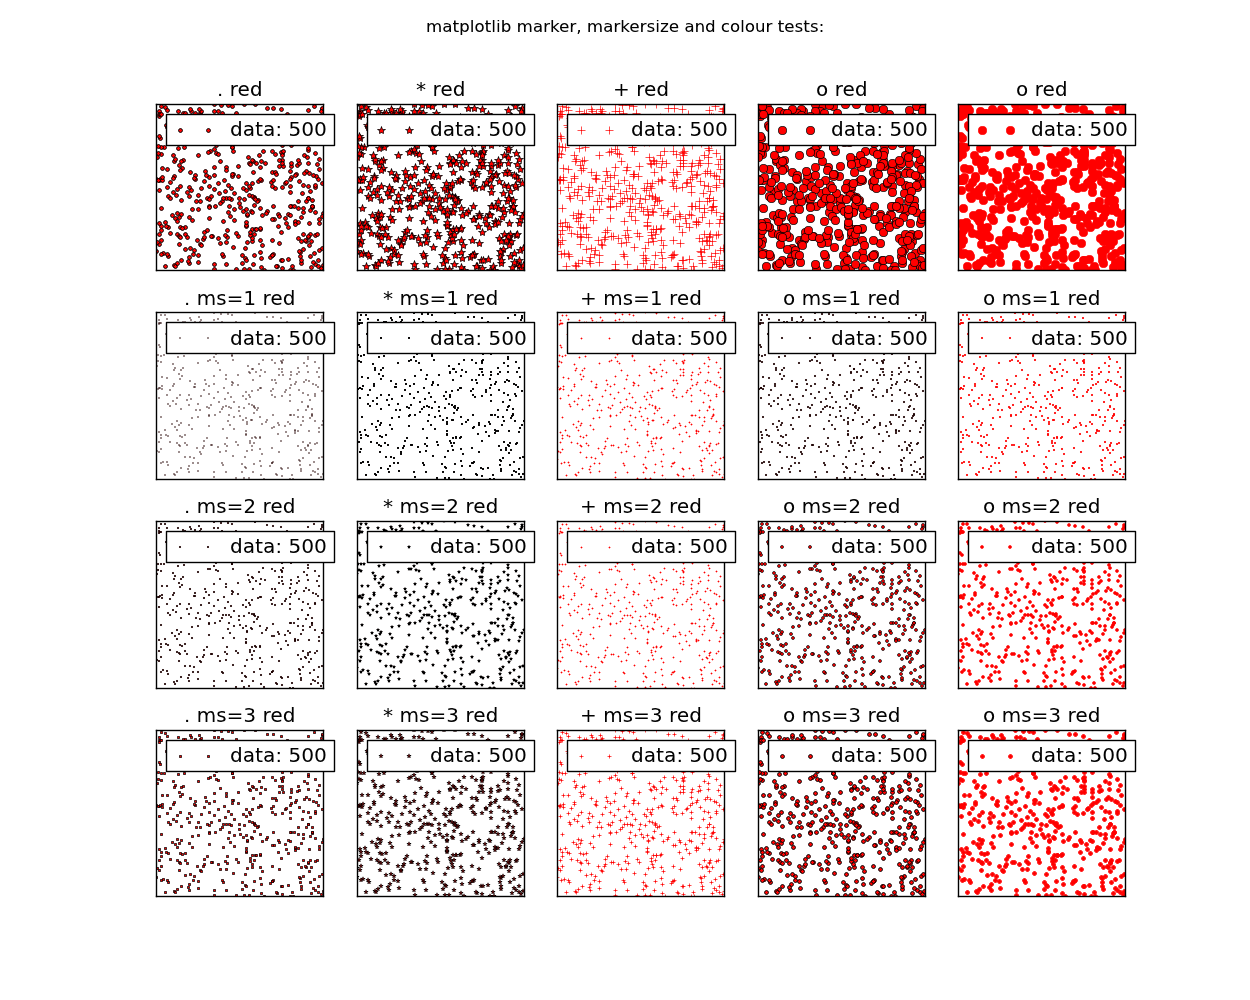

Write Python code to recreate this figure.
"""

Test program to show some Matplotlib marker oddities or features

The plot function has a feature that it defaults to
have a black marker edge. This can be modified using 
the parameter markeredgecolor. e.g.


"""

# use native matplotlib or matplotlib.pyplot
#import matplotlib as plt
import matplotlib.pyplot as plt

import numpy as np

print 'Numpy version: ', np.__version__
#print plt.__version__

plt.figure(num=None, figsize=(12.5, 10.0))

n=500
np.random.seed(1)
xdata=np.random.uniform(0.0, 1.0, n)
np.random.seed(2)
ydata=np.random.uniform(0.0, 1.0, n)

#plt.xlabel('X')
#plt.ylabel('Y')


nxplot=4
nyplot=5
aspect=1.0

#plt.subplots_adjust(wspace=0.15, hspace=0.15)

markers=['.','*','+','o']

iplot=0
for iy in range (1, 5):
  for ix in range (1, 6):
    iplot += 1  
    #print iplot, ix, iy

    plt.subplot(nxplot,nyplot,iplot, aspect=aspect,
     xticks=[], yticks=[])

    color='red'

    # cycle through the markers; where ix=5, change the markeredgecolor
    if ix < 5: marker=markers[ix-1]
    if ix == 5: marker=markers[3]

    # default markersize at iy=0 
    if iy > 1: ms=iy-1

    if iy == 1: plt.title(marker + ' ' + color)    
    if iy > 1: plt.title(marker + ' ' + 'ms=' + str(ms) + ' ' + color)


    label='data: ' + str(len(xdata))

    if iy == 1 and ix < 5: plt.plot(xdata, ydata, marker, color=color,
     label=label)
    if iy == 1 and ix == 5: plt.plot(xdata, ydata, marker, color=color,
     markeredgecolor=color, label=label)

    if iy > 1 and ix < 5 : plt.plot(xdata, ydata, marker, ms=ms, color=color,
     label=label)
    if iy > 1 and ix == 5: plt.plot(xdata, ydata, marker, ms=ms, color=color,
     markeredgecolor=color, label=label)

    plt.legend(loc=2)

    #print iplot, ix, iy
    #print

plt.suptitle('matplotlib marker, markersize and colour tests: ')
# + str(plt.__version__))
plt.savefig('mpl_plot_marker_demo.png')
plt.show()
